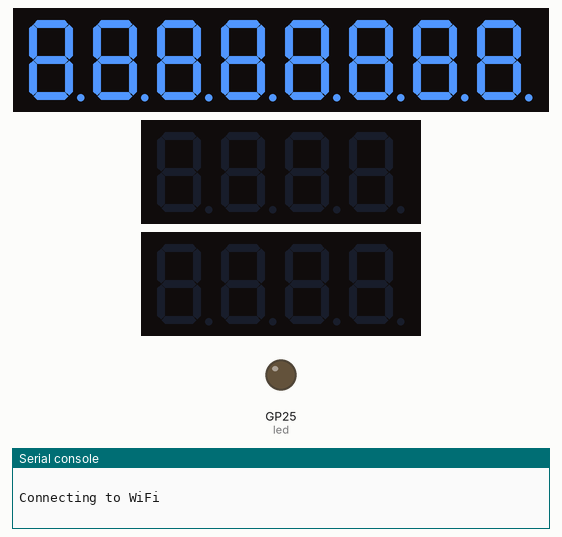
The program below on a simulated Raspberry Pi Pico running CircuitPython. Shown: 8-digit seven-segment display, 2 × 4-digit seven-segment display, output pins drawn as LEDs (lit = HIGH), the last lines printed to the serial console. The clock reads 2024-03-15 10:24:30 at power-on unless the program sets it; values from a settings file that is not in the repository are placeholders.

Above: at 0.1 s.
At 1.77 s:
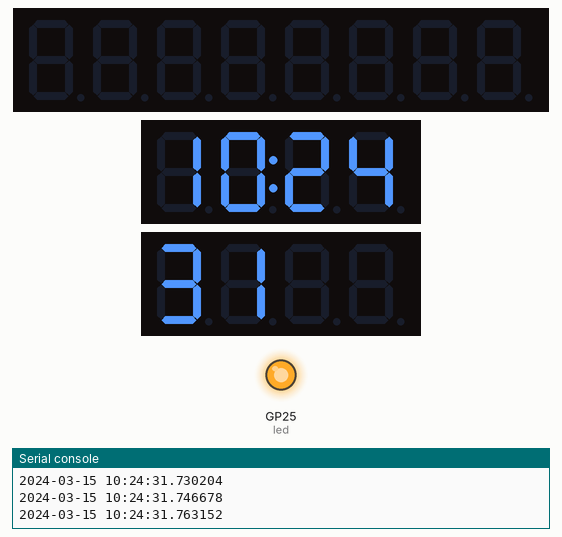
At 10.1 s:
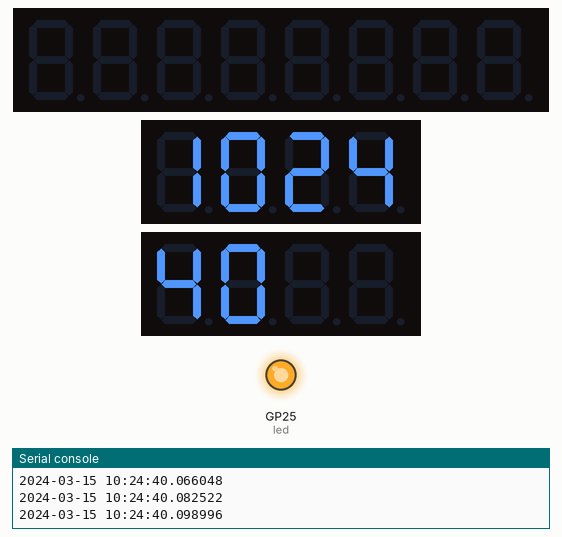
At 19.1 s:
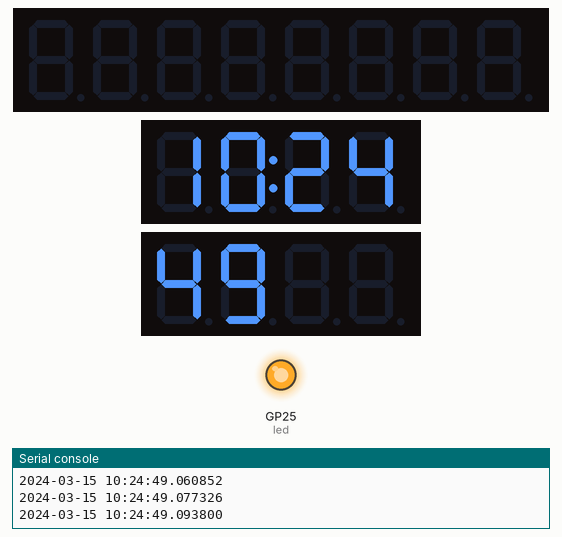
At 28.1 s:
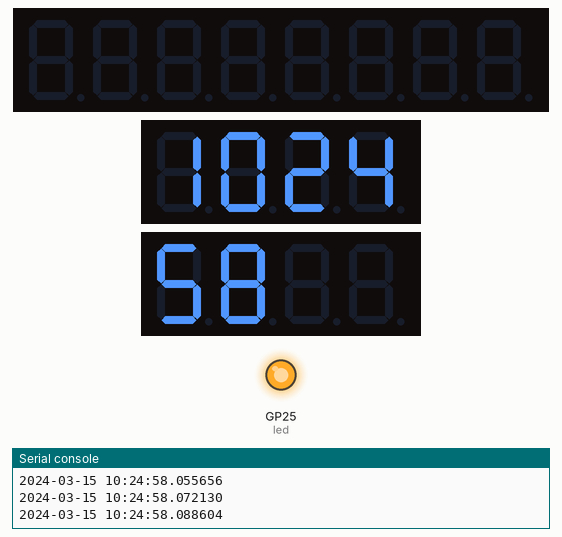
At 38.1 s:
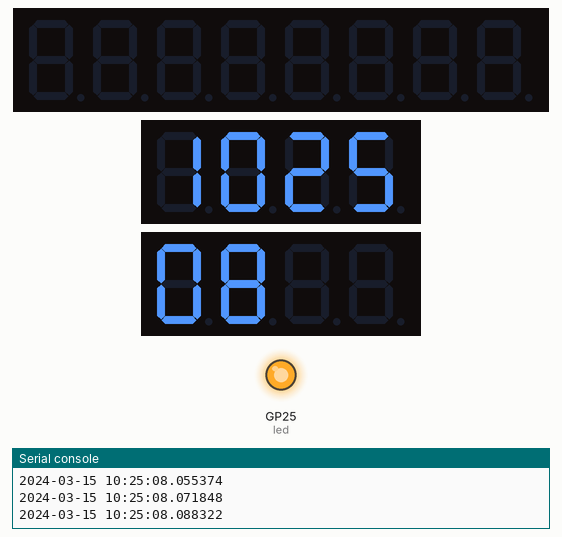

The program:

ntp-clock_BigSeg7x4_code.py
```python
# (licence header left out)
import board
import busio
import digitalio

import os
import ipaddress
import wifi
import socketpool
import time
import adafruit_datetime as datetime

import adafruit_ntp
import rtc
#import ntptime
from adafruit_ht16k33.segments import BigSeg7x4

time_offset = float(os.getenv('TIME_OFFSET'))

i2c = busio.I2C(board.GP5, board.GP4)
display = BigSeg7x4(i2c, address=(0x71, 0x70))
displayMS = BigSeg7x4(i2c, address=(0x71))
displayLS = BigSeg7x4(i2c, address=(0x70))
display.fill(1)

led = digitalio.DigitalInOut(board.LED)
led.direction = digitalio.Direction.OUTPUT
led.value = False

print()
print("Connecting to WiFi")

#  connect to your SSID
wifi.radio.connect(os.getenv('WIFI_SSID'), os.getenv('WIFI_PASSWORD'))

print("Connected to WiFi")
led.value = True

pool = socketpool.SocketPool(wifi.radio)

#  prints MAC address to REPL
print("My MAC addr:", [hex(i) for i in wifi.radio.mac_address])

#  prints IP address to REPL
print("My IP address is", wifi.radio.ipv4_address)

#  pings Google
ipv4 = ipaddress.ip_address("8.8.4.4")
print("Ping google.com: %f ms" % (wifi.radio.ping(ipv4)*1000))

ntp_server = os.getenv('NTP_SERVER')
ntp = adafruit_ntp.NTP(pool, server = ntp_server, tz_offset=0)
print("NTP server is", ntp_server)
rtc.RTC().datetime = ntp.datetime

display.fill(0)

while True:
    #print(ntp.datetime)

    now = datetime.datetime.now()

    # Apply timezone
    now = now + datetime.timedelta(hours = time_offset)

    print(now)

    hour = now.hour
    minute = now.minute
    second = now.second

    displayMS.print('{0: >2d}{1:0>2d}'.format(hour,minute))
    displayLS.print('{0:0>2d}  '.format(second))
    #print('{0: >2d}:{1:0>2d}.{2:0>2d}  '.format(hour,minute,second))

    # Toggle colon
    displayMS.colons[0] = displayLS.colons[1] = (second % 2)

    # Wait a quarter second (less than 1 second to prevent colon blinking getting in phase with odd/even seconds).
    time.sleep(0.01)
```

Measured:
- what the display in image 1 shows lasts 0.5 s, from 1.5 s to 2.0 s
- what the display in image 2 shows lasts 1.0 s, from 10.0 s to 11.0 s
